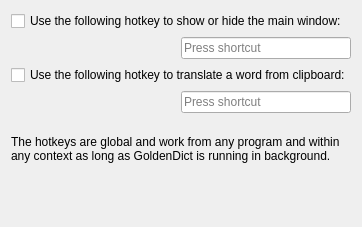
     <widget class="QWidget" name="tab_hotkey">
      <attribute name="icon">
       <iconset resource="../../resources.qrc">
        <normaloff>:/icons/hotkeys.svg</normaloff>:/icons/hotkeys.svg</iconset>
      </attribute>
      <attribute name="title">
       <string>Hotkeys</string>
      </attribute>
      <layout class="QVBoxLayout" name="verticalLayout_12">
       <item>
        <widget class="QCheckBox" name="enableMainWindowHotkey">
         <property name="text">
          <string>Use the following hotkey to show or hide the main window:</string>
         </property>
        </widget>
       </item>
       <item>
        <layout class="QHBoxLayout" name="horizontalLayout_7">
         <item>
          <spacer name="horizontalSpacer_2">
           <property name="orientation">
            <enum>Qt::Horizontal</enum>
           </property>
           <property name="sizeHint" stdset="0">
            <size>
             <width>40</width>
             <height>20</height>
            </size>
           </property>
          </spacer>
         </item>
         <item>
          <widget class="QKeySequenceEdit" name="mainWindowHotkey"/>
         </item>
        </layout>
       </item>
       <item>
        <widget class="QCheckBox" name="enableClipboardHotkey">
         <property name="text">
          <string>Use the following hotkey to translate a word from clipboard:</string>
         </property>
        </widget>
       </item>
       <item>
        <layout class="QHBoxLayout" name="horizontalLayout_8">
         <item>
          <spacer name="horizontalSpacer_4">
           <property name="orientation">
            <enum>Qt::Horizontal</enum>
           </property>
           <property name="sizeHint" stdset="0">
            <size>
             <width>40</width>
             <height>20</height>
            </size>
           </property>
          </spacer>
         </item>
         <item>
          <widget class="QKeySequenceEdit" name="clipboardHotkey"/>
         </item>
        </layout>
       </item>
       <item>
        <spacer name="verticalSpacer_13">
         <property name="orientation">
          <enum>Qt::Vertical</enum>
         </property>
         <property name="sizeType">
          <enum>QSizePolicy::Fixed</enum>
         </property>
         <property name="sizeHint" stdset="0">
          <size>
           <width>20</width>
           <height>16</height>
          </size>
         </property>
        </spacer>
       </item>
       <item>
        <widget class="QLabel" name="label_8">
         <property name="text">
          <string>The hotkeys are global and work from any program and within any context as long as GoldenDict is running in background.</string>
         </property>
         <property name="wordWrap">
          <bool>true</bool>
         </property>
        </widget>
       </item>
       <item>
        <spacer name="verticalSpacer_12">
         <property name="orientation">
          <enum>Qt::Vertical</enum>
         </property>
         <property name="sizeHint" stdset="0">
          <size>
           <width>20</width>
           <height>53</height>
          </size>
         </property>
        </spacer>
       </item>
      </layout>
     </widget>
